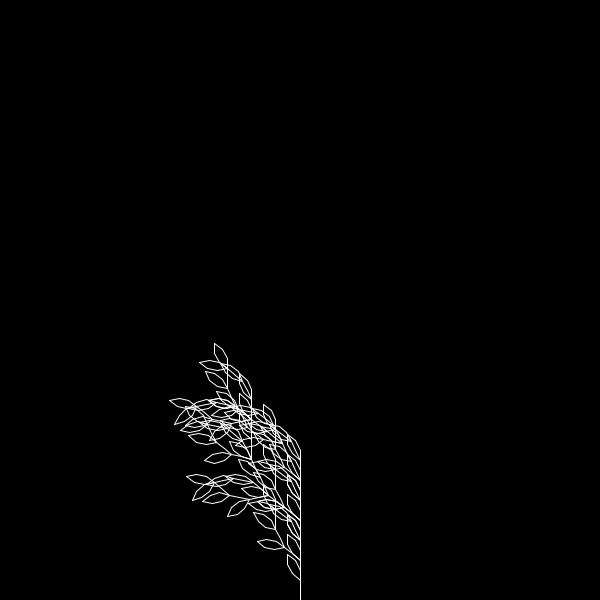
Frame 1 (no input)
Frame 60 (the mouse pressed at the canvas centre just before this capture): identical to frame 1, image omitted
Frame 120 (the mouse held since frame 60 and released just before this capture): identical to frame 1, image omitted

The Processing sketch that drew this single still picture (run headless with seeded random() and noise(); from frame 60 on, the mouse is pressed at the canvas centre):

// Processing sketch: L_SystemFractalTrees
// ── L_SystemFractalTrees.pde
PVector actualPos;
PVector previousPos;
PVector[] savedPos;

float bLength;
float bAngle;

float savedLength;
float savedAngle;

String composition;

Rule[] rules;


class Rule{
  char detect;
  String replace;
  
  Rule(char d , String r){
    detect = d;
    replace = r;
    
  }
  
  void UseRule(){
    RuleList(detect);
  }
  
  
}


void setup(){
  size( 600 , 600 );
  
  int compositionsPass = 3;
  
  rules = new Rule[5];
  rules[0] = new Rule('F',"FF-[+F-F-F]+[-F+F+F]");
  rules[1] = new Rule('+',"+");
  rules[2] = new Rule('-',"-");
  rules[3] = new Rule('[',"[");
  rules[4] = new Rule(']',"]");

  
  composition = "F";
  
  for(int i = 0 ; i<compositionsPass ; i++){
    composition = Compose(composition);
  }
  
  print(composition);
}


void RuleList(char d){
    switch(d){
      case 'F': 
        actualPos = PVector.add( previousPos , new PVector(cos(bAngle)*bLength , sin(bAngle)*bLength)); 
        line(previousPos.x,previousPos.y,actualPos.x,actualPos.y);
        previousPos = actualPos;
        actualPos = null;
        //bLength *= 0.999;
        break;
      case '+': 
        bAngle += PI/7; 
        break;
      case '-' :
        bAngle -= PI/7; 
        break;
      case '[':
        PVector[] tempPosA = new PVector[savedPos.length+1];
        for(int i = 0 ; i < savedPos.length; i++){
         tempPosA[i] = savedPos[i];
        }
        tempPosA[tempPosA.length-1] = previousPos;
        savedPos = tempPosA;
        break;
      case ']':
        previousPos = savedPos[savedPos.length-1];
        PVector[] tempPosB = new PVector[savedPos.length-1];
        for(int i = 0 ; i < savedPos.length-1; i++){
         tempPosB[i] = savedPos[i];
        }
        savedPos = tempPosB;
        break;
      default : 
        break;
    }
  }


String Compose ( String s){
  String newComposition = "";
  for(int i = 0 ; i< s.length() ; i++){  
     for(int j = 0 ; j < rules.length ; j++){
      if ( s.charAt(i) == rules[j].detect ){
        newComposition += rules[j].replace;
      }
    }
  }
  return newComposition;
}


void DrawTree(){
    
  savedPos = new PVector[0];
  
  bLength = 10;
  
  bAngle = -PI/2;
  savedAngle = 0;
  
  previousPos = new PVector(width/2 , height);
  
  background(0);
  noFill();
  stroke(255);
  
  for(int i = 0 ; i< composition.length() ; i++){  
    for(int j = 0 ; j < rules.length ; j++){
      if ( composition.charAt(i) == rules[j].detect ){
        rules[j].UseRule();
      }
    }
  }
}



void draw(){
  DrawTree();
}
